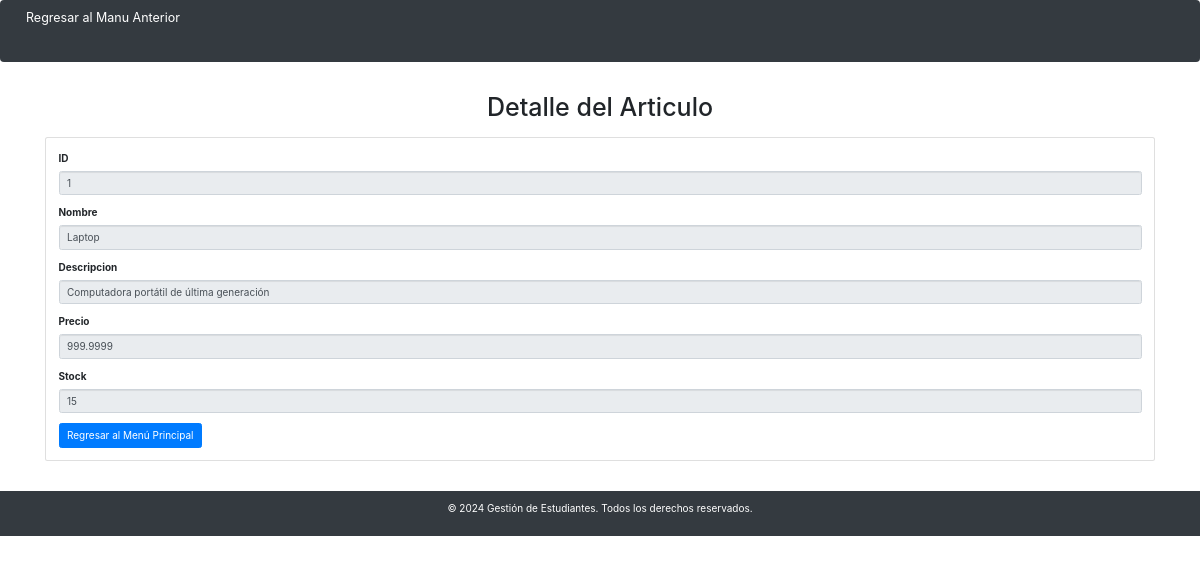
The app's page /searchfrmArticulo.php?action=edit&id=1 with its own data.
### tables this page shows
CREATE TABLE `articulos` (
  `Id` int(11) NOT NULL,
  `Nombre` varchar(100) NOT NULL,
  `Descripcion` text DEFAULT NULL,
  `Precio` varchar(1000) NOT NULL,
  `Stock` int(11) NOT NULL
);

### searchfrmArticulo.php (the view, shortened to what this page needs)
<?php
include('conexion.php');
include('header.php');
?>
<!DOCTYPE html>
<html lang="es">
<head>
    <link href="https://maxcdn.bootstrapcdn.com/bootstrap/4.5.2/css/bootstrap.min.css" rel="stylesheet">
</head>
<body>
    <nav class="navbar navbar-expand-lg navbar-dark bg-dark">
        <a class="navbar-brand" href="index.php">Regresar al Manu Anterior</a>
    </nav>
    <div class="container mt-5">
        <h1 class="mb-4 text-center">Detalle del Articulo</h1>
        <?php
        if (isset($_GET['id']) && is_numeric($_GET['id'])) {
            $id = $_GET['id'];
            $query = 'SELECT * FROM articulos WHERE id = ' . $id;
            $result = mysqli_query($conn, $query);
            if (mysqli_num_rows($result) > 0) {
                $row = mysqli_fetch_array($result);
                $i = $row['Nombre'];
                $a = $row['Descripcion'];
                $b = $row['Precio'];
                $c = $row['Stock'];
            } else {
                echo '<div class="alert alert-warning text-center" role="alert">
                        No se encontraron detalles para el ID proporcionado.
                      </div>';
            }
        } else {
            echo '<div class="alert alert-danger text-center" role="alert">
                    El parámetro "id" es inválido o no está presente en la URL.
                  </div>';
        }
        ?>
        <?php if (isset($row)): ?>
        <div class="card">
            <div class="card-body">
                <form>
                    <div class="form-group">
                        <label for="id">ID</label>
                        <input type="text" class="form-control" id="id" value="<?php echo htmlspecialchars($id); ?>" readonly>
                    </div>
                    <div class="form-group">
                        <label for="nombre">Nombre</label>
                        <input type="text" class="form-control" id="nombre" value="<?php echo htmlspecialchars($i); ?>" readonly>
                    </div>
                    <div class="form-group">
                        <label for="apellido">Descripcion</label>
                        <input type="text" class="form-control" id="descripcion" value="<?php echo htmlspecialchars($a); ?>" readonly>
                    </div>
                    <div class="form-group">
                        <label for="estado">Precio</label>
                        <input type="text" class="form-control" id="precio" value="<?php echo htmlspecialchars($b); ?>" readonly>
                    </div>
                    <div class="form-group">
                        <label for="fechaNacimiento">Stock</label>
                        <input type="text" class="form-control" id="stock" value="<?php echo htmlspecialchars($c); ?>" readonly>
                    </div>
                    <a href="index.php" class="btn btn-primary">Regresar al Menú Principal</a>
                </form>
            </div>
        </div>
        <?php endif; ?>
    </div>
    <footer class="bg-dark text-white text-center py-3 mt-5">
        <p>&copy; <?php echo date('Y'); ?> Gestión de Estudiantes. Todos los derechos reservados.</p>
    </footer>
</body>
</html>

### tieenda_ujueta/css/sb-admin.css (style rules this page uses)
body { margin-top: 100px; background-color: #222; }
@media (min-width:768px) { body { margin-top: 50px; } }

### records on screen
articulos: Nombre "Laptop", Descripcion "Computadora portátil de última generación", Precio "999.9999", Stock "15"
